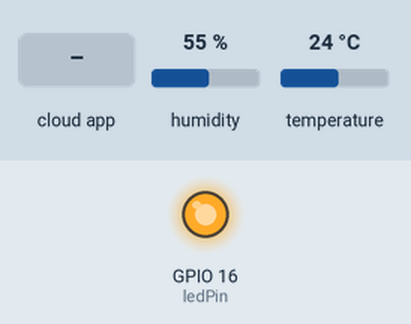
Recording of a sketch running on a simulated ESP32. Parts: output pins drawn as LEDs (lit = HIGH). The test bench sets the inputs (shaded band); at power-on: humidity 55 %, temperature 24 °C.

Above: at 2.7 s.
2.8 s: the phone or cloud app sets 3 to 1
At 4.5 s:
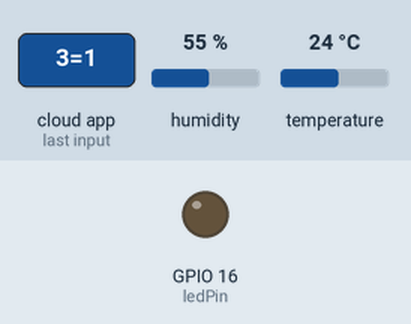
5.1 s: the phone or cloud app sets 3 to 0
At 7.0 s:
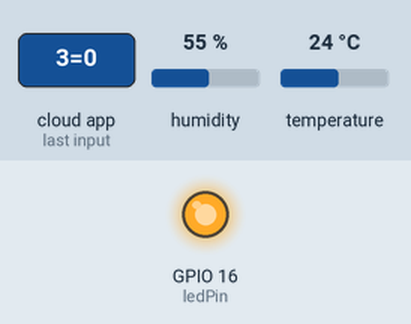
Timing chart, 0 to 8.5 s (numbered marks = the images above; inputs shaded):
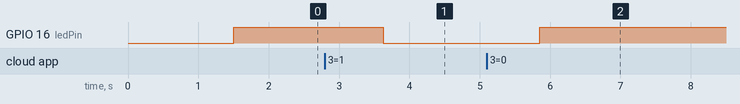

Measured:
- after the input at 2.8 s, GPIO 16 (ledPin): HIGH → LOW after 0.83 s
- after the input at 5.1 s, GPIO 16 (ledPin): LOW → HIGH after 0.75 s

The sketch:

CAYENNE.ino
```cpp
#include <CayenneMQTTESP32.h>
#include <WiFi.h>
#include "DHT.h"
#define DHTPIN 4
#define DHTTYPE DHT11
#define CAYENNE_PRINT Serial

const char* ssid = "8 makes 1 team";   // your network SSID (name)
const char* password = "akutolaper";   // your network password
const char* username = "ad528050-812d-11ed-b193-d9789b2af62b";
const char* mqtt_password = "423acb9c9638d64a9e20fd6bd30b9d21b156ee62";
const char* cliend_id = "b9831380-812d-11ed-b193-d9789b2af62b";
const int ledPin = 16;

// Variable to hold readings
float temperature;
float humidity;

WiFiClient  client;
DHT dht(DHTPIN, DHTTYPE);

void setup() {
  Cayenne.begin(username, mqtt_password, cliend_id, ssid, password);
  pinMode(ledPin, OUTPUT);
  digitalWrite(ledPin, HIGH);
  dht.begin();  //Initialize DHT
}

void loop() {
  // Get a new temperature reading
  humidity = dht.readHumidity();
  temperature = dht.readTemperature();
  if (isnan(humidity) || isnan(temperature)) {
    Serial.println(F("Failed to read from DHT sensor!"));
    return;
  }

  Cayenne.loop();
  delay(100);
}

CAYENNE_OUT(1)
{
  //  Cayenne.vritualWrite(0, millis());
  CAYENNE_LOG("Send data for Channel %d Suhu %f C", 1, temperature);
  Cayenne.virtualWrite(1,temperature,"temperature","c");
}

CAYENNE_OUT(2)
{
  CAYENNE_LOG("Send data for Channel %d Hum %f %", 2, humidity);
  Cayenne.virtualWrite(2,humidity,"humidity","p");
}

CAYENNE_IN(3)
{
  digitalWrite(ledPin, !getValue.asInt());  // to get the value from the website
}
```
